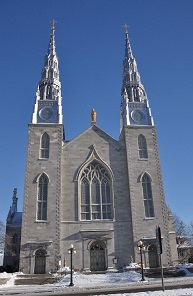
//> input picture src/images/church01.jpg, 193 x 296 px
$ ./interestPoints   (built with g++ and OpenCV 4)
//> lines starting //> are read from the running program, lines starting //| are printed output that depends on the picture; after the words box and inside, x2 and y2 are one past the last pixel; in counts of white or black regions, pixels touching at a corner belong together
// [17 lines of licence text are left out]

#include <iostream>
#include <opencv2/core.hpp>
#include <opencv2/highgui.hpp>
#include <opencv2/features2d.hpp>
#include <opencv2/imgproc.hpp>
#include <opencv2/xfeatures2d.hpp>

#include "harrisDetector.h"

int main()
{
	// Harris:

	// Read input image
	cv::Mat image= cv::imread("church01.jpg",0);
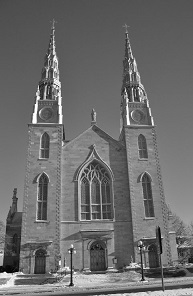
//> image: 296 rows x 193 cols, CV_8UC1; min 0, max 255, mean 107.8
	if (!image.data)
		return 0;

	// rotate the image (to produce a horizontal image)
	cv::transpose(image, image);
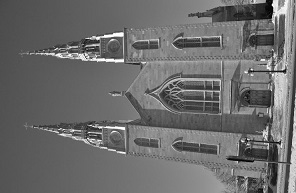
//> image: 193 rows x 296 cols, CV_8UC1; min 0, max 255, mean 107.8
	cv::flip(image, image, 0);
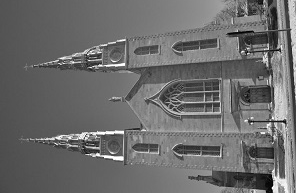
//> image: 193 rows x 296 cols, CV_8UC1; min 0, max 255, mean 107.8

    // Display the image
	cv::namedWindow("Original");
	cv::imshow("Original",image);

	// Detect Harris corners
	cv::Mat cornerStrength;
	cv::cornerHarris(image, cornerStrength,
		             3,     // neighborhood size
					 3,     // aperture size
					 0.01); // Harris parameter
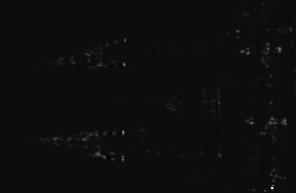
//> cornerStrength: 193 rows x 296 cols, CV_32FC1; min -0.00155, max 0.0276, mean 9.28e-05; drawn with min black and max white

   // threshold the corner strengths
	cv::Mat harrisCorners;
	double threshold= 0.0001;
	cv::threshold(cornerStrength, harrisCorners,
                  threshold,255,cv::THRESH_BINARY_INV);
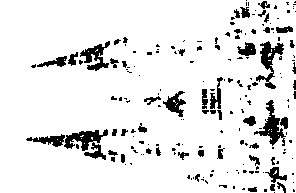
//> harrisCorners: 193 rows x 296 cols, CV_32FC1; 90.2% white; 186 black regions (135 under 20 px), largest, box (x1, y1, x2, y2) and area: (64, 129, 108, 160) 601, (254, 100, 286, 146) 488, (256, 41, 284, 89) 487

    // Display the corners
	cv::namedWindow("Harris");
	cv::imshow("Harris", harrisCorners);

	// Create Harris detector instance
//> (the run ends here: the program needs code that is not available in this run, at `HarrisDetector harris;`)

$ run again, with src/images/church02.jpg copied over src/images/church01.jpg
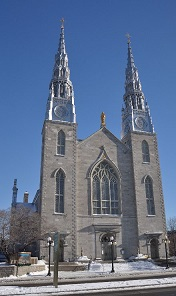
//> input picture src/images/church02.jpg, 176 x 296 px
//> `cv::cornerHarris(image, cornerStrength, 3, 3, 0.01);`:
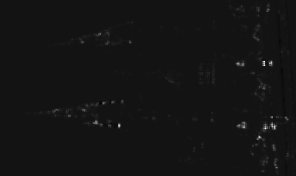
//> cornerStrength: 176 rows x 296 cols, CV_32FC1; min -0.00168, max 0.0203, mean 8.84e-05; drawn with min black and max white
//> `cv::threshold(cornerStrength, harrisCorners, threshold,255,cv::THRESH_..`:
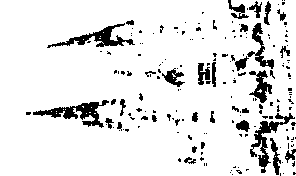
//> harrisCorners: 176 rows x 296 cols, CV_32FC1; 89.7% white; 184 black regions (148 under 20 px), largest, box (x1, y1, x2, y2) and area: (33, 100, 109, 128) 705, (250, 113, 295, 173) 619, (47, 23, 135, 48) 615

$ run again, with src/images/baboon02.jpg copied over src/images/church01.jpg
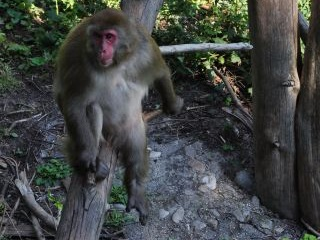
//> input picture src/images/baboon02.jpg, 320 x 240 px
//> `cv::cornerHarris(image, cornerStrength, 3, 3, 0.01);`:
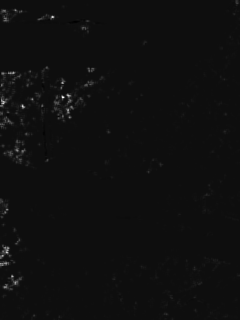
//> cornerStrength: 320 rows x 240 cols, CV_32FC1; min -0.000832, max 0.0141, mean 8.47e-05; drawn with min black and max white
//> `cv::threshold(cornerStrength, harrisCorners, threshold,255,cv::THRESH_..`:
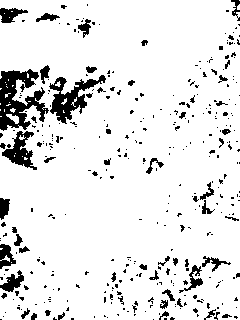
//> harrisCorners: 320 rows x 240 cols, CV_32FC1; 89.8% white; 364 black regions (307 under 20 px), largest, box (x1, y1, x2, y2) and area: (0, 69, 49, 131) 1575, (49, 75, 106, 124) 1013, (2, 131, 37, 170) 584
